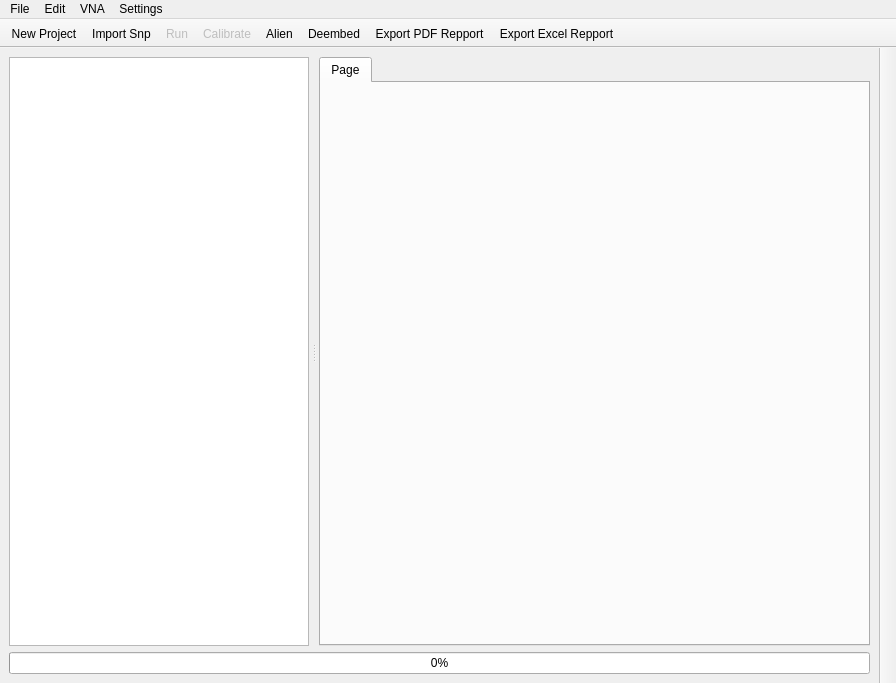
<?xml version="1.0" encoding="UTF-8"?>
<ui version="4.0">
 <class>MainWindow</class>
 <widget class="QMainWindow" name="MainWindow">
  <property name="geometry">
   <rect>
    <x>0</x>
    <y>0</y>
    <width>896</width>
    <height>683</height>
   </rect>
  </property>
  <property name="minimumSize">
   <size>
    <width>896</width>
    <height>683</height>
   </size>
  </property>
  <property name="windowTitle">
   <string>Belden Network Analyzer Software </string>
  </property>
  <property name="windowOpacity">
   <double>42.000000000000000</double>
  </property>
  <property name="unifiedTitleAndToolBarOnMac">
   <bool>false</bool>
  </property>
  <widget class="QWidget" name="centralwidget">
   <layout class="QHBoxLayout" name="horizontalLayout_3">
    <item>
     <layout class="QVBoxLayout" name="verticalLayout_4">
      <item>
       <widget class="QSplitter" name="splitter_2">
        <property name="cursor">
         <cursorShape>ArrowCursor</cursorShape>
        </property>
        <property name="orientation">
         <enum>Qt::Horizontal</enum>
        </property>
        <property name="opaqueResize">
         <bool>true</bool>
        </property>
        <property name="handleWidth">
         <number>10</number>
        </property>
        <property name="childrenCollapsible">
         <bool>false</bool>
        </property>
        <widget class="QTreeView" name="sampleTable">
         <property name="sizePolicy">
          <sizepolicy hsizetype="Ignored" vsizetype="Expanding">
           <horstretch>1</horstretch>
           <verstretch>0</verstretch>
          </sizepolicy>
         </property>
         <property name="minimumSize">
          <size>
           <width>50</width>
           <height>507</height>
          </size>
         </property>
         <property name="maximumSize">
          <size>
           <width>300</width>
           <height>16777215</height>
          </size>
         </property>
         <property name="alternatingRowColors">
          <bool>true</bool>
         </property>
         <property name="selectionBehavior">
          <enum>QAbstractItemView::SelectRows</enum>
         </property>
        </widget>
        <widget class="QWidget" name="verticalLayoutWidget">
         <layout class="QVBoxLayout" name="verticalLayout_3">
          <item>
           <widget class="QSplitter" name="splitter">
            <property name="cursor">
             <cursorShape>ArrowCursor</cursorShape>
            </property>
            <property name="orientation">
             <enum>Qt::Vertical</enum>
            </property>
            <property name="opaqueResize">
             <bool>true</bool>
            </property>
            <property name="handleWidth">
             <number>10</number>
            </property>
            <property name="childrenCollapsible">
             <bool>false</bool>
            </property>
            <widget class="QTabWidget" name="param_tabs">
             <property name="sizePolicy">
              <sizepolicy hsizetype="Expanding" vsizetype="Expanding">
               <horstretch>0</horstretch>
               <verstretch>100</verstretch>
              </sizepolicy>
             </property>
             <widget class="QWidget" name="tab">
              <attribute name="title">
               <string>Page</string>
              </attribute>
              <layout class="QVBoxLayout" name="verticalLayout_2">
               <item>
                <layout class="QVBoxLayout" name="TabLayout"/>
               </item>
              </layout>
             </widget>
            </widget>
           </widget>
          </item>
         </layout>
        </widget>
       </widget>
      </item>
      <item>
       <widget class="QProgressBar" name="progressBar">
        <property name="value">
         <number>0</number>
        </property>
        <property name="textVisible">
         <bool>true</bool>
        </property>
       </widget>
      </item>
     </layout>
    </item>
   </layout>
  </widget>
  <widget class="QToolBar" name="toolBar2">
   <property name="windowTitle">
    <string>toolBar</string>
   </property>
   <property name="movable">
    <bool>false</bool>
   </property>
   <attribute name="toolBarArea">
    <enum>RightToolBarArea</enum>
   </attribute>
   <attribute name="toolBarBreak">
    <bool>false</bool>
   </attribute>
  </widget>
  <widget class="QToolBar" name="toolBar">
   <property name="enabled">
    <bool>true</bool>
   </property>
   <property name="font">
    <font>
     <strikeout>false</strikeout>
    </font>
   </property>
   <property name="windowTitle">
    <string>toolBar_2</string>
   </property>
   <property name="movable">
    <bool>false</bool>
   </property>
   <property name="floatable">
    <bool>true</bool>
   </property>
   <attribute name="toolBarArea">
    <enum>TopToolBarArea</enum>
   </attribute>
   <attribute name="toolBarBreak">
    <bool>false</bool>
   </attribute>
   <addaction name="actionNew_Project"/>
   <addaction name="actionToolbar_Import_SnP"/>
   <addaction name="actionRun"/>
   <addaction name="actionCalibrate_2"/>
   <addaction name="actionAlien"/>
   <addaction name="actionDeembed"/>
   <addaction name="actionExport_PDF"/>
   <addaction name="actionExport_Excel_2"/>
  </widget>
  <widget class="QMenuBar" name="menuBar">
   <property name="geometry">
    <rect>
     <x>0</x>
     <y>0</y>
     <width>896</width>
     <height>21</height>
    </rect>
   </property>
   <widget class="QMenu" name="menuFile">
    <property name="title">
     <string>File</string>
    </property>
    <addaction name="actionImport_Project"/>
    <addaction name="actionImport_SnP"/>
    <addaction name="separator"/>
    <addaction name="actionSave_Project"/>
    <addaction name="separator"/>
    <addaction name="actionExport_Excel"/>
    <addaction name="actionGenerate_Report"/>
    <addaction name="separator"/>
    <addaction name="actionExit"/>
    <addaction name="separator"/>
   </widget>
   <widget class="QMenu" name="menuEdit">
    <property name="title">
     <string>Edit</string>
    </property>
    <addaction name="actionCut"/>
    <addaction name="actionCopy"/>
    <addaction name="actionPaste"/>
    <addaction name="actionDelete"/>
    <addaction name="separator"/>
    <addaction name="actionUndo"/>
    <addaction name="actionRedo"/>
    <addaction name="separator"/>
    <addaction name="actionSelect_All"/>
    <addaction name="separator"/>
    <addaction name="actionFind"/>
   </widget>
   <widget class="QMenu" name="menuSettings">
    <property name="title">
     <string>Settings</string>
    </property>
    <addaction name="actionConfigure_Test"/>
    <addaction name="actionConfigure_Reports"/>
    <addaction name="separator"/>
    <addaction name="actionTest"/>
   </widget>
   <widget class="QMenu" name="menuVNA">
    <property name="title">
     <string>VNA</string>
    </property>
    <addaction name="actionConnect"/>
    <addaction name="actionDisconnect"/>
    <addaction name="separator"/>
    <addaction name="actionMeasure"/>
    <addaction name="actionCalibrate"/>
    <addaction name="separator"/>
    <addaction name="actionWho_am_I"/>
   </widget>
   <addaction name="menuFile"/>
   <addaction name="menuEdit"/>
   <addaction name="menuVNA"/>
   <addaction name="menuSettings"/>
  </widget>
  <action name="actionImport_SnP">
   <property name="text">
    <string>Import SnP</string>
   </property>
  </action>
  <action name="actionImport_Project">
   <property name="checkable">
    <bool>false</bool>
   </property>
   <property name="checked">
    <bool>false</bool>
   </property>
   <property name="text">
    <string>Import Project</string>
   </property>
  </action>
  <action name="actionSave_Project">
   <property name="text">
    <string>Save Project</string>
   </property>
  </action>
  <action name="actionExport_Excel">
   <property name="text">
    <string>Export Excel</string>
   </property>
  </action>
  <action name="actionGenerate_Report">
   <property name="text">
    <string>Generate Report</string>
   </property>
  </action>
  <action name="actionExit">
   <property name="text">
    <string>Exit</string>
   </property>
  </action>
  <action name="actionCut">
   <property name="text">
    <string>Cut</string>
   </property>
  </action>
  <action name="actionCopy">
   <property name="text">
    <string>Copy</string>
   </property>
  </action>
  <action name="actionPaste">
   <property name="text">
    <string>Paste</string>
   </property>
  </action>
  <action name="actionDelete">
   <property name="text">
    <string>Delete</string>
   </property>
  </action>
  <action name="actionUndo">
   <property name="text">
    <string>Undo</string>
   </property>
  </action>
  <action name="actionRedo">
   <property name="text">
    <string>Redo</string>
   </property>
  </action>
  <action name="actionFind">
   <property name="text">
    <string>Find</string>
   </property>
  </action>
  <action name="actionSelect_All">
   <property name="text">
    <string>Select All</string>
   </property>
  </action>
  <action name="actionConfigure_Test">
   <property name="text">
    <string>Configure Test</string>
   </property>
  </action>
  <action name="actionConnect_to_VNA">
   <property name="text">
    <string>Connect</string>
   </property>
  </action>
  <action name="actionConfigure_Reports">
   <property name="text">
    <string>Configure Reports</string>
   </property>
  </action>
  <action name="actionAbout">
   <property name="text">
    <string>About</string>
   </property>
  </action>
  <action name="actionTest">
   <property name="text">
    <string>Test</string>
   </property>
  </action>
  <action name="actionToolbar_Import_SnP">
   <property name="checkable">
    <bool>false</bool>
   </property>
   <property name="icon">
    <iconset resource="../ressources/icons.qrc">
     <normaloff>:/icons/import.png</normaloff>:/icons/import.png</iconset>
   </property>
   <property name="text">
    <string>Import Snp</string>
   </property>
   <property name="toolTip">
    <string>Import SnP file</string>
   </property>
  </action>
  <action name="actionNew_Project">
   <property name="checkable">
    <bool>false</bool>
   </property>
   <property name="icon">
    <iconset>
     <normalon>:/icons/new_project.png</normalon>
    </iconset>
   </property>
   <property name="text">
    <string>New Project</string>
   </property>
   <property name="toolTip">
    <string>Create New Project</string>
   </property>
  </action>
  <action name="actionConnect">
   <property name="text">
    <string>Connect</string>
   </property>
  </action>
  <action name="actionWho_am_I">
   <property name="enabled">
    <bool>false</bool>
   </property>
   <property name="text">
    <string>Who am I ?</string>
   </property>
  </action>
  <action name="actionMeasure">
   <property name="enabled">
    <bool>false</bool>
   </property>
   <property name="text">
    <string>Measure</string>
   </property>
  </action>
  <action name="actionCalibrate">
   <property name="enabled">
    <bool>false</bool>
   </property>
   <property name="text">
    <string>Calibrate</string>
   </property>
  </action>
  <action name="actionDisconnect">
   <property name="enabled">
    <bool>false</bool>
   </property>
   <property name="text">
    <string>Disconnect</string>
   </property>
  </action>
  <action name="actionRun">
   <property name="enabled">
    <bool>false</bool>
   </property>
   <property name="icon">
    <iconset resource="../ressources/icons.qrc">
     <normaloff>:/icons/run.png</normaloff>
     <disabledoff>:/icons/run_disabled.png</disabledoff>
     <disabledon>:/icons/run_disabled.png</disabledon>:/icons/run.png</iconset>
   </property>
   <property name="text">
    <string>Run</string>
   </property>
  </action>
  <action name="actionCalibrate_2">
   <property name="enabled">
    <bool>false</bool>
   </property>
   <property name="icon">
    <iconset resource="../ressources/icons.qrc">
     <normaloff>:/icons/calibrate.png</normaloff>
     <disabledoff>:/icons/calibrate_disabled.png</disabledoff>
     <disabledon>:/icons/calibrate_disabled.png</disabledon>:/icons/calibrate.png</iconset>
   </property>
   <property name="text">
    <string>Calibrate</string>
   </property>
  </action>
  <action name="actionAlien">
   <property name="icon">
    <iconset resource="../ressources/icons.qrc">
     <normaloff>:/icons/alien.png</normaloff>:/icons/alien.png</iconset>
   </property>
   <property name="text">
    <string>Alien</string>
   </property>
   <property name="toolTip">
    <string>Alien</string>
   </property>
  </action>
  <action name="actionDeembed">
   <property name="icon">
    <iconset resource="../ressources/icons.qrc">
     <normaloff>:/icons/deembed.png</normaloff>:/icons/deembed.png</iconset>
   </property>
   <property name="text">
    <string>Deembed</string>
   </property>
   <property name="toolTip">
    <string>Deembed</string>
   </property>
  </action>
  <action name="actionExport_PDF">
   <property name="icon">
    <iconset resource="../ressources/icons.qrc">
     <normaloff>:/icons/ExportPDF.png</normaloff>:/icons/ExportPDF.png</iconset>
   </property>
   <property name="text">
    <string>Export PDF Repport</string>
   </property>
  </action>
  <action name="actionExport_Excel_2">
   <property name="icon">
    <iconset resource="../ressources/icons.qrc">
     <normaloff>:/icons/ExportExcel.png</normaloff>:/icons/ExportExcel.png</iconset>
   </property>
   <property name="text">
    <string>Export Excel Repport</string>
   </property>
   <property name="toolTip">
    <string>Export Excel Repport</string>
   </property>
  </action>
 </widget>
 <resources>
  <include location="../ressources/icons.qrc"/>
 </resources>
 <connections/>
 <slots>
  <slot>importSnp()</slot>
  <slot>newProject()</slot>
  <slot>setActiveSample()</slot>
  <slot>tabChange()</slot>
  <slot>connect()</slot>
  <slot>aquire()</slot>
  <slot>calibrate()</slot>
  <slot>disconnect()</slot>
  <slot>whoAmI()</slot>
  <slot>newAlien()</slot>
  <slot>newDeembed()</slot>
 </slots>
</ui>
